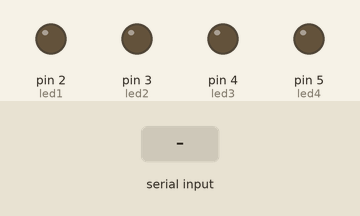
The sketch below on a simulated Arduino Uno, built with avr-gcc and run on an emulated ATmega328P. Shown: output pins drawn as LEDs (lit = HIGH). Inputs (shaded band) come from the test bench.

Above: at 1.2 s.
1.3 s: "1" received over the second serial link
At 1.9 s:
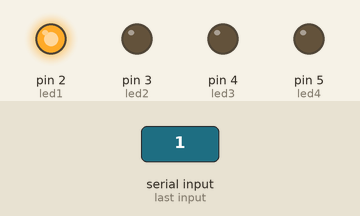
2.8 s: "2" received over the second serial link
At 4.0 s:
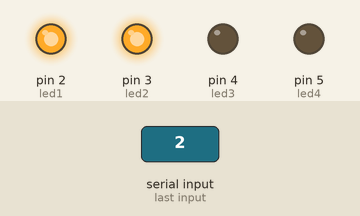
4.3 s: "3" received over the second serial link
At 5.4 s:
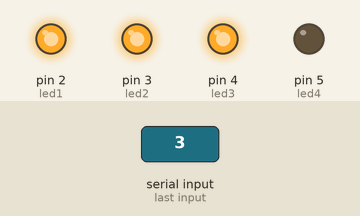
5.8 s: "4" received over the second serial link
At 6.5 s:
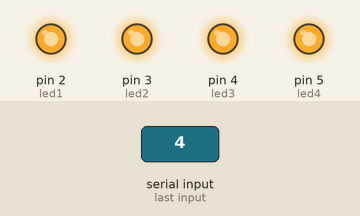
7.3 s: "0" received over the second serial link
At 7.7 s:
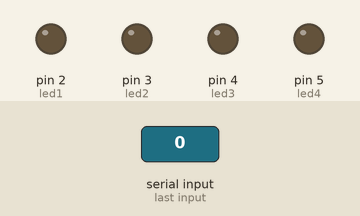
8.8 s: "2" received over the second serial link
At 10.0 s:
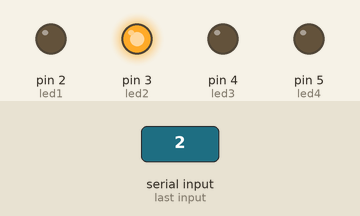
Timing chart, 0 to 11.3 s (numbered marks = the images above; inputs shaded):
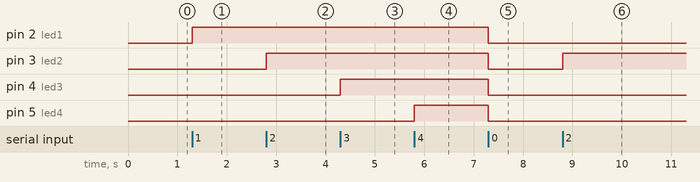

The sketch:

bluetooth_dan_led.ino
```cpp
//Berikut nama anggotanya pak:
//-M.Mizan
//-Jea.M
//-saidina Usman
//-M.fahri
//-Rena.M
//-fany Arif.P
//-Ridho.A.W
//-Nabila
//-Fauji.R
#include <SoftwareSerial.h>

SoftwareSerial bluetooth(10, 11); // RX, TX

int led1 = 2;
int led2 = 3;
int led3 = 4;
int led4 = 5;

void setup() {
  Serial.begin(9600);
  bluetooth.begin(9600);

  pinMode(led1, OUTPUT);
  pinMode(led2, OUTPUT);
  pinMode(led3, OUTPUT);
  pinMode(led4, OUTPUT);
}

void loop() {
  if (bluetooth.available() > 0) {
    char command = bluetooth.read();

    switch (command) {
      case '1':
        digitalWrite(led1, HIGH);
        break;
      case '2':
        digitalWrite(led2, HIGH);
        break;
      case '3':
        digitalWrite(led3, HIGH);
        break;
      case '4':
        digitalWrite(led4, HIGH);
        break;
      case '0':
        digitalWrite(led1, LOW);
        digitalWrite(led2, LOW);
        digitalWrite(led3, LOW);
        digitalWrite(led4, LOW);
        break;
    }
  }
}
```

Measured:
- after the input at 1.3 s, pin 2 (led1): LOW → HIGH at once
- after the input at 2.8 s, pin 3 (led2): LOW → HIGH at once
- after the input at 4.3 s, pin 4 (led3): LOW → HIGH at once
- after the input at 5.8 s, pin 5 (led4): LOW → HIGH at once
- after the input at 7.3 s, pin 2 (led1), pin 3 (led2), pin 4 (led3), pin 5 (led4): HIGH → LOW at once
- after the input at 8.8 s, pin 3 (led2): LOW → HIGH at once
